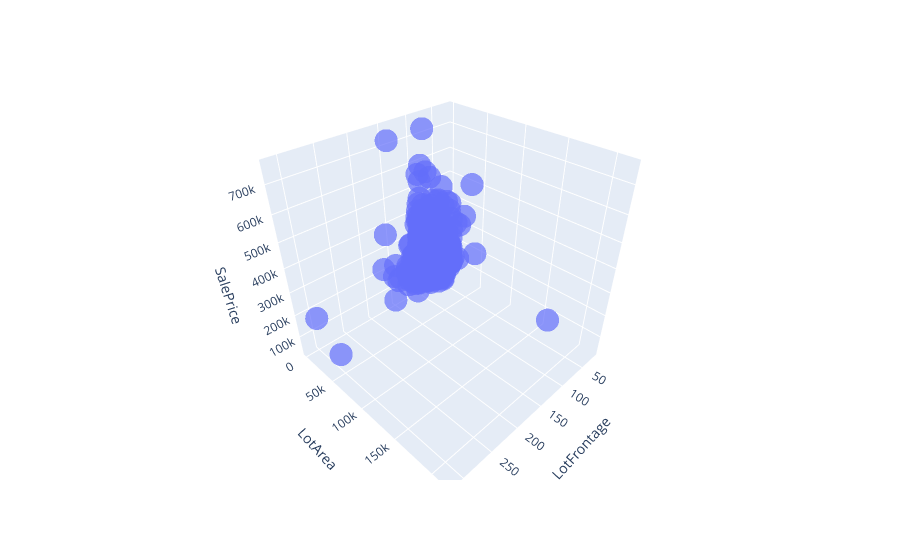

Here is the notebook cell this chart was saved with:
### Markdown cell above
Y ahora vemos como interactuan las variables al relacionar 2 variables con la variable objetivo

### Code cell
df = px.data.iris()
fig = px.scatter_3d(train_data, x='LotFrontage', y='LotArea', z='SalePrice',
                size_max=18,
                opacity=0.7)
fig.show()

### Figure 1 — Plotly figure (JSON) as saved in the notebook; plotly's stock layout.template omitted (floating-point values rounded to 4 significant figures; data arrays with more than 128 entries replaced by an {"elided": "..."} marker saying what was removed)
{"data": [{"hovertemplate": "LotFrontage=%{x}<br>LotArea=%{y}<br>SalePrice=%{z}<extra></extra>", "legendgroup": "", "marker": {"color": "#636efa", "opacity": 0.7, "symbol": "circle"}, "mode": "markers", "name": "", "scene": "scene", "showlegend": false, "type": "scatter3d", "x": {"elided": "1460 int values"}, "y": {"elided": "1460 int values"}, "z": {"elided": "1460 int values"}}], "layout": {"legend": {"tracegroupgap": 0}, "margin": {"t": 60}, "scene": {"domain": {"x": [0, 1], "y": [0, 1]}, "xaxis": {"title": {"text": "LotFrontage"}}, "yaxis": {"title": {"text": "LotArea"}}, "zaxis": {"title": {"text": "SalePrice"}}}}}
